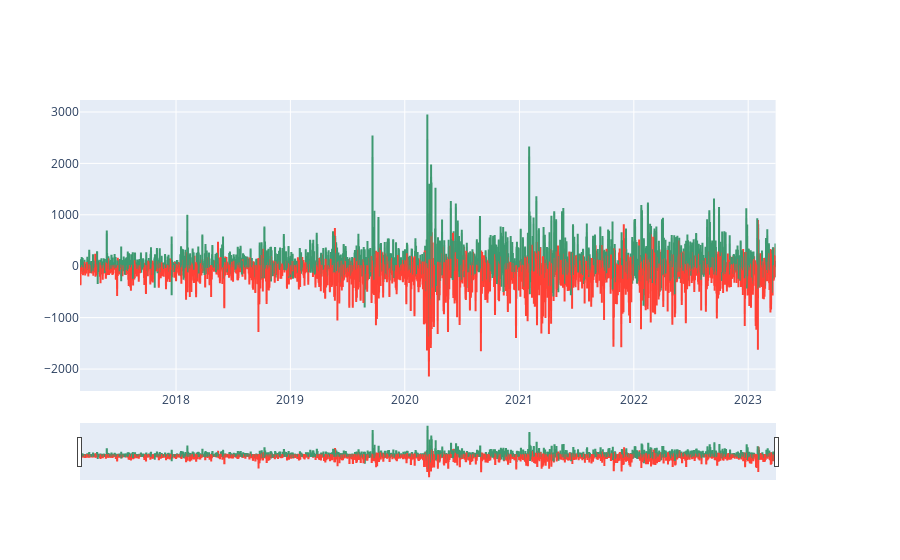

Write notebook code for a chart like this one.
### Code cell
from plotly.subplots import make_subplots

fig = make_subplots(specs=[[{"secondary_y":True}]])

fig.add_trace(go.Candlestick(x = df["Date"],
open = df["Open"]-df["Open"],
high = df["High"]-df["Open"],
low = df["Low"]-df["Open"],
close = df["Close"]-df["Open"]))
fig.show()

### Figure 1 — Plotly figure (JSON) as saved in the notebook; plotly's stock layout.template omitted (floating-point values rounded to 4 significant figures; data arrays with more than 128 entries replaced by an {"elided": "..."} marker saying what was removed)
{"data": [{"close": {"elided": "1508 float values"}, "high": {"elided": "1508 float values"}, "low": {"elided": "1508 float values"}, "open": {"elided": "1508 int values"}, "type": "candlestick", "x": {"elided": "1508 str values"}}], "layout": {"xaxis": {"anchor": "y", "domain": [0, 0.94]}, "yaxis": {"anchor": "x", "domain": [0, 1]}, "yaxis2": {"anchor": "x", "overlaying": "y", "side": "right"}}}
